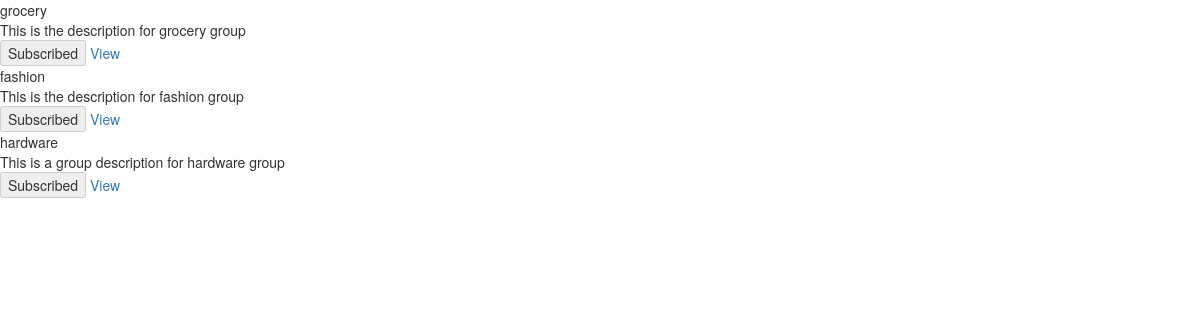
Page /groups.php?user_id=1 on the committed database.
### tables this page shows
CREATE TABLE `groups` (
  `group_id` int(11) NOT NULL,
  `group_name` varchar(50) NOT NULL,
  `description` longtext NOT NULL
);

### dbconnection.php (called while the page is built, shortened)
<?php
class DBConnect{
  private static $conn;
   public static function getInstance()
   {
     if(!self::$conn){
       return self::$conn;
     }else{
       return self::$conn;
     }
   }
   private static function connect(){
     $servername = "localhost";
     $username = "root";
     $password = "";
     $dbname = "groupcart";
     DBConnect::$conn = new mysqli($servername, $username, $password,$dbname);
   }
}

### groups.php (the view, shortened to what this page needs)
<link rel="stylesheet" href="https://maxcdn.bootstrapcdn.com/bootstrap/3.4.1/css/bootstrap.min.css">
<?php
require_once('dbconnection.php');
$user_id = $_GET['user_id'];
$groups = get_all_groups();
while ($group = $groups->fetch_assoc()) {
    $check_subscribed =  check_subscription($user_id,$group['group_id']);
    ?>
      <div><?php echo $group['group_name']?></div>
      <div><?php echo $group['description']?></div>
      <?php if($check_subscribed){
       $link = "/groupcart/items.php?group_id=".$group['group_id']."&user_id=".$user_id;?>
                <input type="button" value = "Subscribed"  disabled>
                <a href="<?php echo $link;?>"> View </a>
      <?php }else{ ?>
                <input type="button" value = "Subscribe" onclick="add_user_to_group(<?php echo $user_id ?>,<?php echo $group['group_id'] ?>)">
<?php }} ?>
<?php
function get_all_groups(){
  $sql = "SELECT * FROM groups";
  $result = DBConnect::getInstance()->query($sql);
  if ($result->num_rows > 0) {
  return $result;
  }
  else{
  return false;
  }
}
function check_subscription($user_id,$group_id){
  $sql = "SELECT * FROM user_to_group WHERE user_id=".$user_id." AND group_id=".$group_id;
  $result = DBConnect::getInstance()->query($sql);
  if ($result->num_rows > 0) {
  return true;
  }
  else{
  return false;
  }
}
?>

### rows in the picture
groups: group_name "grocery", description "This is the description for grocery group"
groups: group_name "fashion", description "This is the description for fashion group"
groups: group_name "hardware", description "This is a group description for hardware group"
